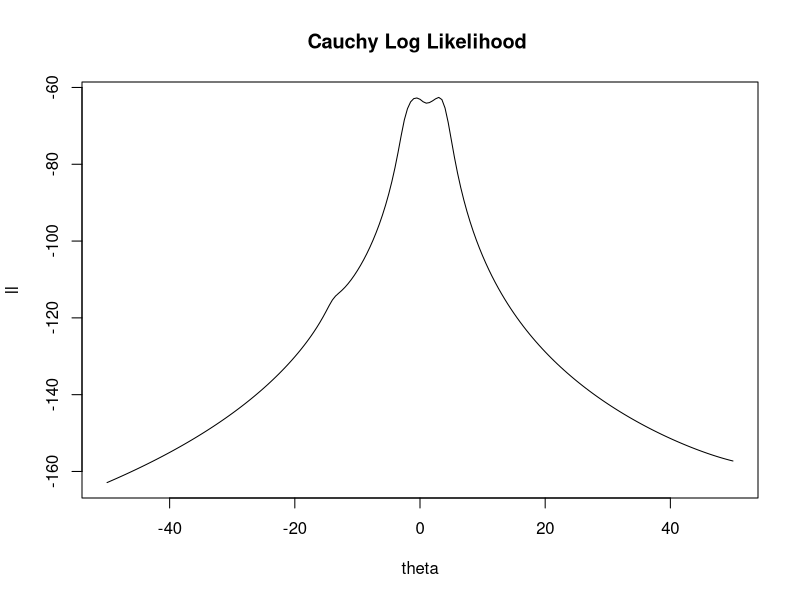
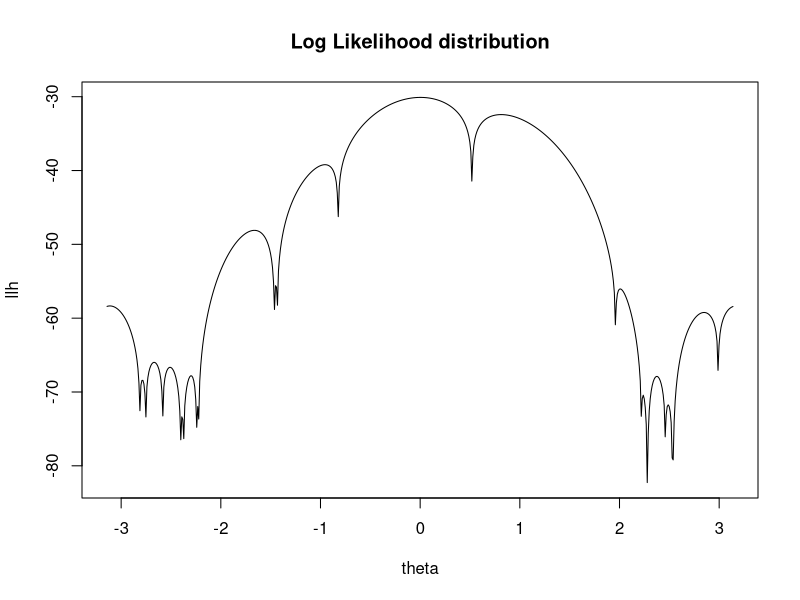
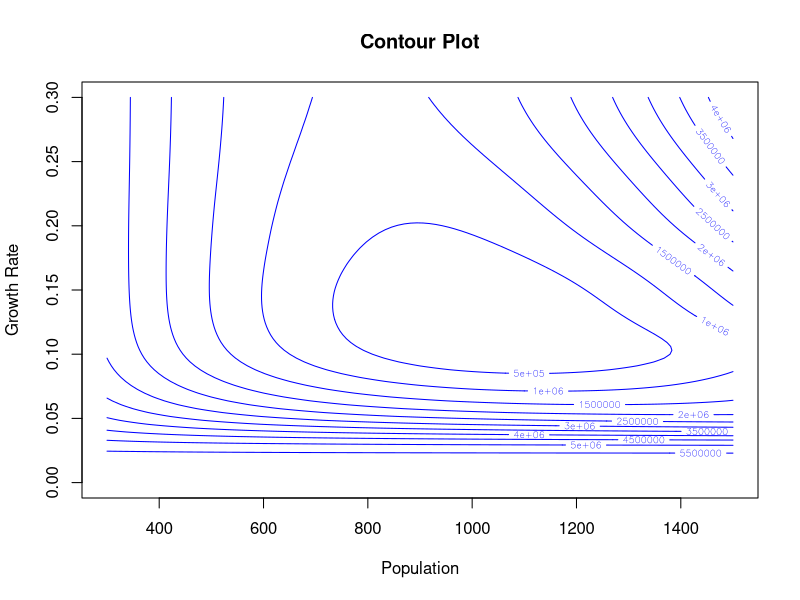

The R script that drew these images, in order:
## ---- chunk 1
x <- c(1.77, -0.23, 2.76, 3.80, 3.47, 56.75, -1.34, 4.24, -2.44,
       3.29, 3.71, -2.40, 4.53, -0.07, -1.05, -13.87, -2.53, -1.75)
th <- seq(-50,50,0.5)
n <- length(x)
ll <- c()
for (i in 1:length(th)) {
  ll[i] <- -n*log(pi)-sum(log(1+(th[i]-x)^2))
}
plot(th,ll,type = "l", ylab = "ll", xlab = "theta", 
main = "Cauchy Log Likelihood ")
## ---- chunk 2
#find MLE for theta using the Newton-Raphson method
cauchy.ll.1st.deriv <- function(theta){
  z <- -2*(sum((theta-x)/(1+(theta-x)^2)))
  return(z)
}
cauchy.ll.2nd.deriv <- function(theta){
  y <- -2*(sum((1-(theta-x)^2)/((1+(theta-x)^2)^2)))
  return(y)
} 
staring.p <- c(-11,-1, 0, 1.5, 4, 4.7, 7, 8, 38)
sample_mean <- mean(staring.p)

NewtonR <- function(theta0){
  theta <- array()
  theta[1] <- theta0
  i <- 1
  difference <- 10
  while (abs(difference)>10^(-10) & i<200){
    theta[i+1] <- theta[i] - 
      cauchy.ll.1st.deriv(theta[i]) /cauchy.ll.2nd.deriv(theta[i])
    difference <- abs(theta[i+1] - theta[i])
    i <- i + 1 
  }
  return(theta[i])
}
NewtonR(-11)
NewtonR(-1)
NewtonR(0)
NewtonR(1.5)
NewtonR(4)
NewtonR(7)
NewtonR(8)
NewtonR(38)
NewtonR(sample_mean)

# When starting at -11,7,8,and 38, the function cannot find the optimial point
# Sample mean(5.68889) also is not a good starting point
## ---- chunk 3
#alpha = 1, 0.64 or 0.25
#alpha <- -1 / cauchy.ll.2nd.deriv(theta)
alpha1 <- 1 
fixP1 <- function(theta0){
  theta <- array()
  theta[1] <- theta0
  i <- 1
  difference <- 10
  while (abs(difference)>10^(-10) & i<200) {
    theta[i+1] <- theta[i] + alpha1 * cauchy.ll.1st.deriv(theta[i])
    difference <- abs(theta[i+1] - theta[i])
    i <- i + 1
  }
  return(theta[i])
}

fixP1(-11)
fixP1(-1)
fixP1(0)
fixP1(1.5)
fixP1(4)
fixP1(4.7)
fixP1(7)
fixP1(8)
fixP1(38)
## ---- chunk 4
alpha2 <- 0.64
fixP2 <- function(theta0){
  theta <- array()
  theta[1] <- theta0
  i <- 1
  difference <- 10
  while (abs(difference)>10^(-10) & i<200) {
    theta[i+1] <- theta[i] + alpha2 * cauchy.ll.1st.deriv(theta[i])
    difference <- abs(theta[i+1] - theta[i])
    i <- i + 1
  }
  return(theta[i])
}

fixP2(-11)
fixP2(-1)
fixP2(0)
fixP2(1.5)
fixP2(4)
fixP2(4.7)
fixP2(7)
fixP2(8)
fixP2(38)
## ---- chunk 5
alpha3 <- 0.25
fixP3 <- function(theta0){
  theta <- array()
  theta[1] <- theta0
  i <- 1
  difference <- 10
  while (abs(difference)>10^(-10) & i<200) {
    theta[i+1] <- theta[i] + alpha3 * cauchy.ll.1st.deriv(theta[i])
    difference <- abs(theta[i+1] - theta[i])
    i <- i + 1
  }
  return(theta[i])
}

fixP3(-11)
fixP3(-1)
fixP3(0)
fixP3(1.5)
fixP3(4)
fixP3(4.7)
fixP3(7)
fixP3(8)
fixP3(38)
## ---- chunk 6
fisher.score <- n / 2
FisherFun <- function(theta0){
  theta <- array()
  theta[1] <- theta0
  i <- 1
  difference <- 10
  while (abs(difference)>10^(-10) & i<200){
    theta[i+1] <- theta[i] + cauchy.ll.1st.deriv(theta[i]) / (fisher.score)
    difference <- abs(theta[i+1] - theta[i])
    i <- i + 1
  }
  return(theta[i])
}
FisherFun(-11) 
FisherFun(-1)
FisherFun(0)
FisherFun(1.5)
FisherFun(4)
FisherFun(4.7)
FisherFun(7)
FisherFun(8)
FisherFun(38)
#when FisherFun starts at -11, -1, and 0,
#it will return an optimal value at -0.5914735
#when FisherFun starts at 1.5, 4, 4.7, 7, and 8, 
#it will return an optimal value at 3.021345
#when starts at 38, it will return at 3.037648
## ---- chunk 7
NewtonR(-0.5914735)
NewtonR(3.021345)
NewtonR(3.037648)
## ---- chunk 8
x2 <- c(3.91, 4.85, 2.28, 4.06, 3.70, 4.04, 5.46, 3.53, 2.28, 1.96,
       2.53, 3.88, 2.22, 3.47, 4.82, 2.46, 2.99, 2.54, 0.52)
staring_p <- c(-11,-1, 0, 1.5, 4, 4.7, 7, 8, 38)
#2(a)
theta <- seq(-pi, pi, 0.01)
n2 <- length(x2)
llh <- rep(0,length(theta))
for (i in 1:length(theta)) {
  llh[i] <- sum(log((1 - cos(x2 - theta[i])) / (2 * pi)))
}
plot(theta, llh, type = "l", ylab = "llh", xlab = "theta", 
main = "Log Likelihood distribution")
## ---- chunk 9
mme <- mean(x2)
print(mme)
## ---- chunk 10
llh1stDeriv <- function (theta){
  w <- -(sum(sin(x2 - theta)/(1 - cos(x2 - theta))))
  return(w)
}
llh2ndDeriv <- function(theta){
  k <- -(sum(1 / (1 - cos(x2 - theta))))
  return(k)
}

nr_method <- function(theta0){
  theta <- array()
  theta[1] <- theta0
  i <- 1
  difference <- 10
  while (abs(difference)>10^(-10) & i<200) {
    theta[i+1] <- theta[i] - llh1stDeriv(theta[i]) / llh2ndDeriv(theta[i])
    difference <- theta[i+1] - theta[i]
    i <- i + 1
  }
  return(theta[i])
}

nr_method(mme)
## ---- chunk 11
nr_method(-2.7)
nr_method(2.7)
## ---- chunk 12
new.starting.p <- seq(-pi,pi,length.out = 200)
calculation <- sapply(new.starting.p,nr_method)
converge.point <- round(calculation,6)
counting.result <- as.data.frame(table(converge.point))
print(counting.result)
## ---- chunk 13
beetle <- data.frame(
  days = c(0, 8, 28, 41, 63, 69, 97, 117, 135, 154),
  beetles = c(2, 47, 192, 256, 768, 896, 1120, 896, 1184, 1024))

pop.growth.fun <- function(t, K, r){
  f <- (2 * K) / (2 + (K - 2) * exp(-r * t))
  return(f)
} 

Gauss.N <- nls(beetles~pop.growth.fun(days, K, r), data = beetle, 
        start = list(K = 1300, r = 0.3), trace = TRUE)
summary(Gauss.N)
## ---- chunk 14
days = c(0, 8, 28, 41, 63, 69, 97, 117, 135, 154)
beetles = c(2, 47, 192, 256, 768, 896, 1120, 896, 1184, 1024)
SSE <- function(K, r){
  sse.value <- sum((beetles - (2*K/(2+(K-2)*exp(-r*days))))^2)
  return(sse.value)
}
SSE.matri <- matrix(0,100,100, byrow = TRUE)
for (i in 1:100){
  for (j in 1:100){
    K <- 300+12*i
    r <- 0+0.003*j
    SSE.matri[i, j] <- SSE(K, r)
  }
}
K <- seq(300, 1500, length.out = 100)
r <- seq(0, 0.3, length.out = 100)
contour(K, r, SSE.matri, col = "blue", main = "Contour Plot", 
xlab = "Population", ylab = 'Growth Rate')
